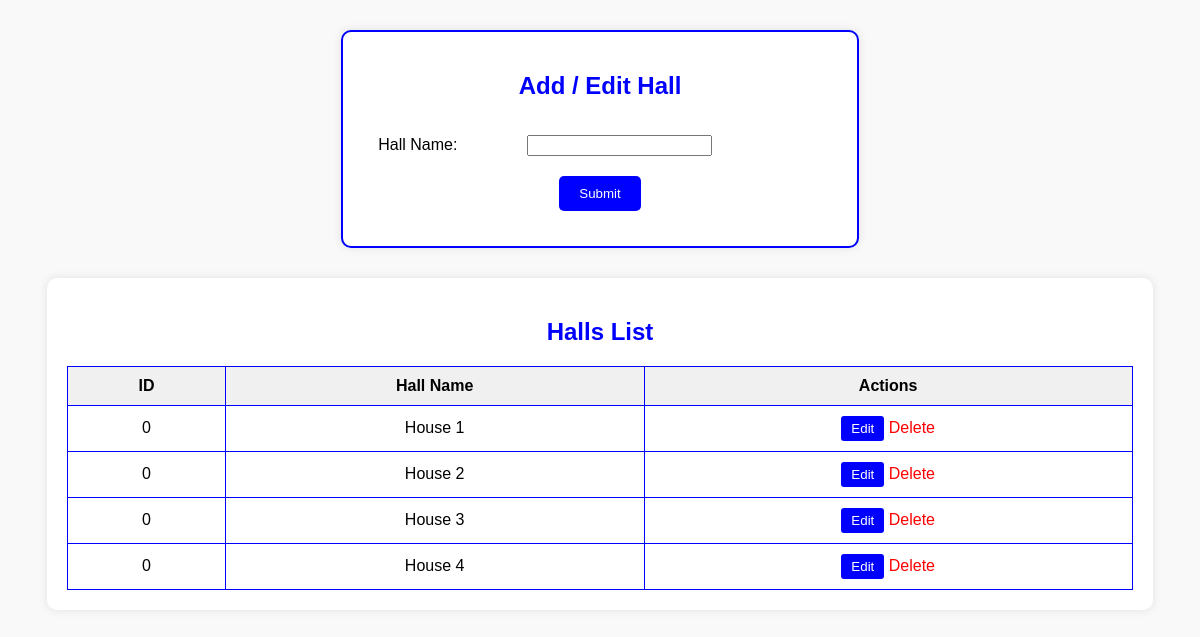
The app's page /pages/hall.php with its own data.
### tables this page shows
CREATE TABLE `hall` (
  `id` int(20) NOT NULL,
  `hall` varchar(100) NOT NULL
);

### pages/hall.php (the view, shortened to what this page needs)
<?php
include '../incl/ShaConnect.php';
$sql = "SELECT * FROM hall";
$result = $conn->query($sql);
$halls = [];
if ($result && $result->num_rows > 0) {
    while ($row = $result->fetch_assoc()) {
        $halls[] = $row;
    }
}
?>
<!DOCTYPE html>
<html lang="en">
<head>
</head>
<body>
<div class="form-container">
    <h2>Add / Edit Hall</h2>
    <form id="hallForm" method="POST">
        <table>
            <tr>
                <td><label for="hall_name">Hall Name:</label></td>
                <td><input type="text" name="hall_name" id="hall_name" required></td>
            </tr>
            <tr>
                <td colspan="2" style="text-align: center;"><button type="submit">Submit</button></td>
            </tr>
        </table>
    </form>
</div>
<div class="table-container">
    <h2>Halls List</h2>
    <table>
        <tr>
            <th>ID</th>
            <th>Hall Name</th>
            <th>Actions</th>
        </tr>
        <?php foreach ($halls as $hall): ?>
        <tr>
            <td><?php echo $hall['id']; ?></td>
            <td><?php echo $hall['hall']; ?></td>
            <td>
                <button onclick="editHall(<?php echo $hall['id']; ?>)">Edit</button>
                <a href="?delete=<?php echo $hall['id']; ?>" onclick="return confirm('Are you sure you want to delete this hall?')">Delete</a>
            </td>
        </tr>
        <?php endforeach; ?>
    </table>
</div>
</body>
</html>

### pages/hall.php (style rules this page uses)
body { font-family: Arial, sans-serif; background-color: #f9f9f9; }
.form-container { width: 40%; margin: 30px auto; padding: 20px; border: 2px solid blue; border-radius: 10px; background-color: white; box-shadow: 0 0 10px rgba(0, 0, 0, 0.1); }
.form-container h2 { text-align: center; color: blue; }
.form-container table { width: 100%; border-spacing: 10px; }
.form-container td { padding: 5px; }
.form-container button { padding: 10px 20px; background-color: blue; color: white; border: none; cursor: pointer; border-radius: 5px; }
.table-container { width: 90%; margin: 20px auto; padding: 20px; background-color: white; border-radius: 10px; box-shadow: 0 0 10px rgba(0, 0, 0, 0.1); }
.table-container h2 { text-align: center; color: blue; }
.table-container table { width: 100%; border-collapse: collapse; }
.table-container table, .table-container th, .table-container td { border: 1px solid blue; }
.table-container th, .table-container td { padding: 10px; text-align: center; }
.table-container th { background-color: #f0f0f0; }
.table-container a { color: red; text-decoration: none; }
.table-container button { padding: 5px 10px; background-color: blue; color: white; border: none; cursor: pointer; border-radius: 3px; }

### records on screen
hall: id "0", hall "House 1"
hall: id "0", hall "House 2"
hall: id "0", hall "House 3"
hall: id "0", hall "House 4"
